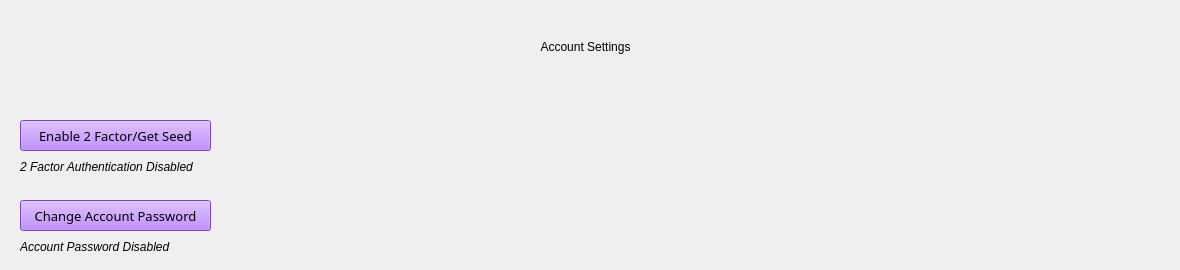
                   <widget class="QWidget" name="Account">
                    <widget class="QLabel" name="dashboardTitle_12">
                     <property name="geometry">
                      <rect>
                       <x>0</x>
                       <y>40</y>
                       <width>1171</width>
                       <height>41</height>
                      </rect>
                     </property>
                     <property name="styleSheet">
                      <string notr="true">font: 57 18pt &quot;Raleway Medium&quot;;</string>
                     </property>
                     <property name="lineWidth">
                      <number>1</number>
                     </property>
                     <property name="text">
                      <string>Account Settings</string>
                     </property>
                     <property name="alignment">
                      <set>Qt::AlignHCenter|Qt::AlignTop</set>
                     </property>
                    </widget>
                    <widget class="QPushButton" name="enable2fa">
                     <property name="geometry">
                      <rect>
                       <x>20</x>
                       <y>120</y>
                       <width>191</width>
                       <height>31</height>
                      </rect>
                     </property>
                     <property name="minimumSize">
                      <size>
                       <width>150</width>
                       <height>30</height>
                      </size>
                     </property>
                     <property name="font">
                      <font>
                       <family>Raleway SemiBold</family>
                       <pointsize>10</pointsize>
                       <weight>7</weight>
                       <italic>false</italic>
                       <bold>false</bold>
                      </font>
                     </property>
                     <property name="cursor">
                      <cursorShape>PointingHandCursor</cursorShape>
                     </property>
                     <property name="styleSheet">
                      <string notr="true">background-color: #aa63ff;
font: 63 10pt &quot;Raleway SemiBold&quot;;
</string>
                     </property>
                     <property name="text">
                      <string>Enable 2 Factor/Get Seed</string>
                     </property>
                     <property name="icon">
                      <iconset>
                       <normaloff>images/icons/cil-mobile.png</normaloff>images/icons/cil-mobile.png</iconset>
                     </property>
                     <property name="flat">
                      <bool>false</bool>
                     </property>
                    </widget>
                    <widget class="QLabel" name="tooltip1">
                     <property name="geometry">
                      <rect>
                       <x>220</x>
                       <y>130</y>
                       <width>16</width>
                       <height>16</height>
                      </rect>
                     </property>
                     <property name="toolTip">
                      <string>&lt;html&gt;&lt;head/&gt;&lt;body&gt;&lt;p&gt;&lt;span style=&quot; font-size:11pt; color:#ffffff;&quot;&gt;This will send a code to you every time you log in. &lt;br&gt;Click this if you have also lost the seed you require to add this account to your Authenticator app.&lt;/span&gt;&lt;/p&gt;&lt;/body&gt;&lt;/html&gt;</string>
                     </property>
                     <property name="styleSheet">
                      <string notr="true">font: 57 18pt &quot;Raleway Medium&quot;;</string>
                     </property>
                     <property name="lineWidth">
                      <number>1</number>
                     </property>
                     <property name="text">
                      <string/>
                     </property>
                     <property name="pixmap">
                      <pixmap resource="resources.qrc">:/icons/images/icons/information.png</pixmap>
                     </property>
                     <property name="scaledContents">
                      <bool>true</bool>
                     </property>
                     <property name="alignment">
                      <set>Qt::AlignHCenter|Qt::AlignTop</set>
                     </property>
                    </widget>
                    <widget class="QLabel" name="disabledText1">
                     <property name="geometry">
                      <rect>
                       <x>20</x>
                       <y>160</y>
                       <width>221</width>
                       <height>21</height>
                      </rect>
                     </property>
                     <property name="toolTip">
                      <string>&lt;html&gt;&lt;head/&gt;&lt;body&gt;&lt;p&gt;&lt;span style=&quot; font-size:11pt; color:#ffffff;&quot;&gt;This will send a code to you every time you log in. &lt;br&gt;Click this if you have also lost the seed you require to add this account to your Authenticator app.&lt;/span&gt;&lt;/p&gt;&lt;/body&gt;&lt;/html&gt;</string>
                     </property>
                     <property name="styleSheet">
                      <string notr="true">font: 57 10pt &quot;Raleway Medium&quot;;</string>
                     </property>
                     <property name="lineWidth">
                      <number>1</number>
                     </property>
                     <property name="text">
                      <string>&lt;html&gt;&lt;head/&gt;&lt;body&gt;&lt;p&gt;&lt;span style=&quot; font-style:italic;&quot;&gt;2 Factor Authentication Disabled&lt;/span&gt;&lt;/p&gt;&lt;/body&gt;&lt;/html&gt;</string>
                     </property>
                     <property name="scaledContents">
                      <bool>true</bool>
                     </property>
                     <property name="alignment">
                      <set>Qt::AlignLeading|Qt::AlignLeft|Qt::AlignTop</set>
                     </property>
                    </widget>
                    <widget class="QPushButton" name="changePw">
                     <property name="geometry">
                      <rect>
                       <x>20</x>
                       <y>200</y>
                       <width>191</width>
                       <height>31</height>
                      </rect>
                     </property>
                     <property name="minimumSize">
                      <size>
                       <width>150</width>
                       <height>30</height>
                      </size>
                     </property>
                     <property name="font">
                      <font>
                       <family>Raleway SemiBold</family>
                       <pointsize>10</pointsize>
                       <weight>7</weight>
                       <italic>false</italic>
                       <bold>false</bold>
                      </font>
                     </property>
                     <property name="cursor">
                      <cursorShape>PointingHandCursor</cursorShape>
                     </property>
                     <property name="styleSheet">
                      <string notr="true">background-color: #aa63ff;
font: 63 10pt &quot;Raleway SemiBold&quot;;
</string>
                     </property>
                     <property name="text">
                      <string>Change Account Password</string>
                     </property>
                     <property name="icon">
                      <iconset resource="resources.qrc">
                       <normaloff>:/icons/images/icons/cil-lock-locked.png</normaloff>:/icons/images/icons/cil-lock-locked.png</iconset>
                     </property>
                     <property name="flat">
                      <bool>false</bool>
                     </property>
                    </widget>
                    <widget class="QLabel" name="disabledText2">
                     <property name="geometry">
                      <rect>
                       <x>20</x>
                       <y>240</y>
                       <width>221</width>
                       <height>21</height>
                      </rect>
                     </property>
                     <property name="toolTip">
                      <string>&lt;html&gt;&lt;head/&gt;&lt;body&gt;&lt;p&gt;&lt;span style=&quot; font-size:11pt; color:#ffffff;&quot;&gt;This will send a code to you every time you log in. &lt;br&gt;Click this if you have also lost the seed you require to add this account to your Authenticator app.&lt;/span&gt;&lt;/p&gt;&lt;/body&gt;&lt;/html&gt;</string>
                     </property>
                     <property name="styleSheet">
                      <string notr="true">font: 57 10pt &quot;Raleway Medium&quot;;</string>
                     </property>
                     <property name="lineWidth">
                      <number>1</number>
                     </property>
                     <property name="text">
                      <string>&lt;html&gt;&lt;head/&gt;&lt;body&gt;&lt;p&gt;&lt;span style=&quot; font-style:italic;&quot;&gt;Account Password Disabled&lt;/span&gt;&lt;/p&gt;&lt;/body&gt;&lt;/html&gt;</string>
                     </property>
                     <property name="scaledContents">
                      <bool>true</bool>
                     </property>
                     <property name="alignment">
                      <set>Qt::AlignLeading|Qt::AlignLeft|Qt::AlignTop</set>
                     </property>
                    </widget>
                    <widget class="QLabel" name="tooltip2">
                     <property name="geometry">
                      <rect>
                       <x>220</x>
                       <y>210</y>
                       <width>16</width>
                       <height>16</height>
                      </rect>
                     </property>
                     <property name="toolTip">
                      <string>&lt;html&gt;&lt;head/&gt;&lt;body&gt;&lt;p&gt;&lt;span style=&quot; font-size:11pt; color:#ffffff;&quot;&gt;This will take you to our API to change your account password. You can only do this action once every 24 hours.&lt;/span&gt;&lt;/p&gt;&lt;/body&gt;&lt;/html&gt;</string>
                     </property>
                     <property name="styleSheet">
                      <string notr="true">font: 57 18pt &quot;Raleway Medium&quot;;</string>
                     </property>
                     <property name="lineWidth">
                      <number>1</number>
                     </property>
                     <property name="text">
                      <string/>
                     </property>
                     <property name="pixmap">
                      <pixmap resource="resources.qrc">:/icons/images/icons/information.png</pixmap>
                     </property>
                     <property name="scaledContents">
                      <bool>true</bool>
                     </property>
                     <property name="alignment">
                      <set>Qt::AlignHCenter|Qt::AlignTop</set>
                     </property>
                    </widget>
                   </widget>
